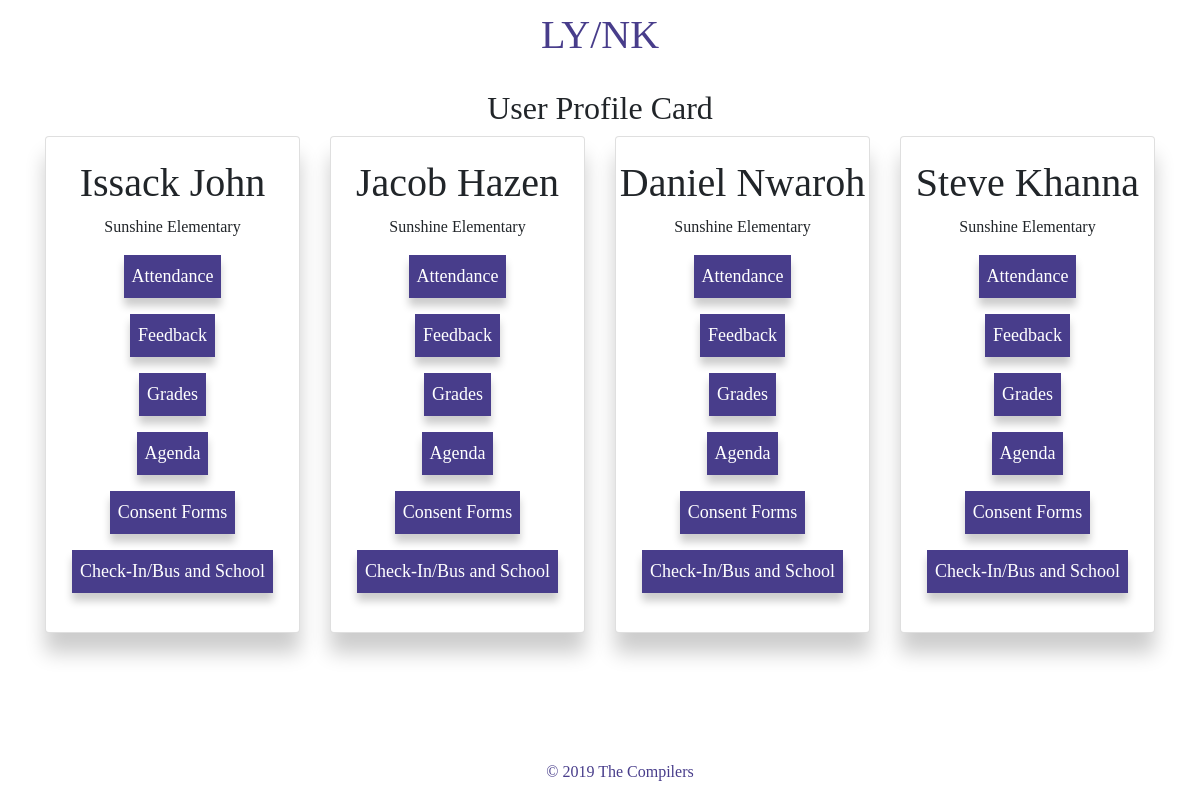
Before: /parentHome/ with the older database file.
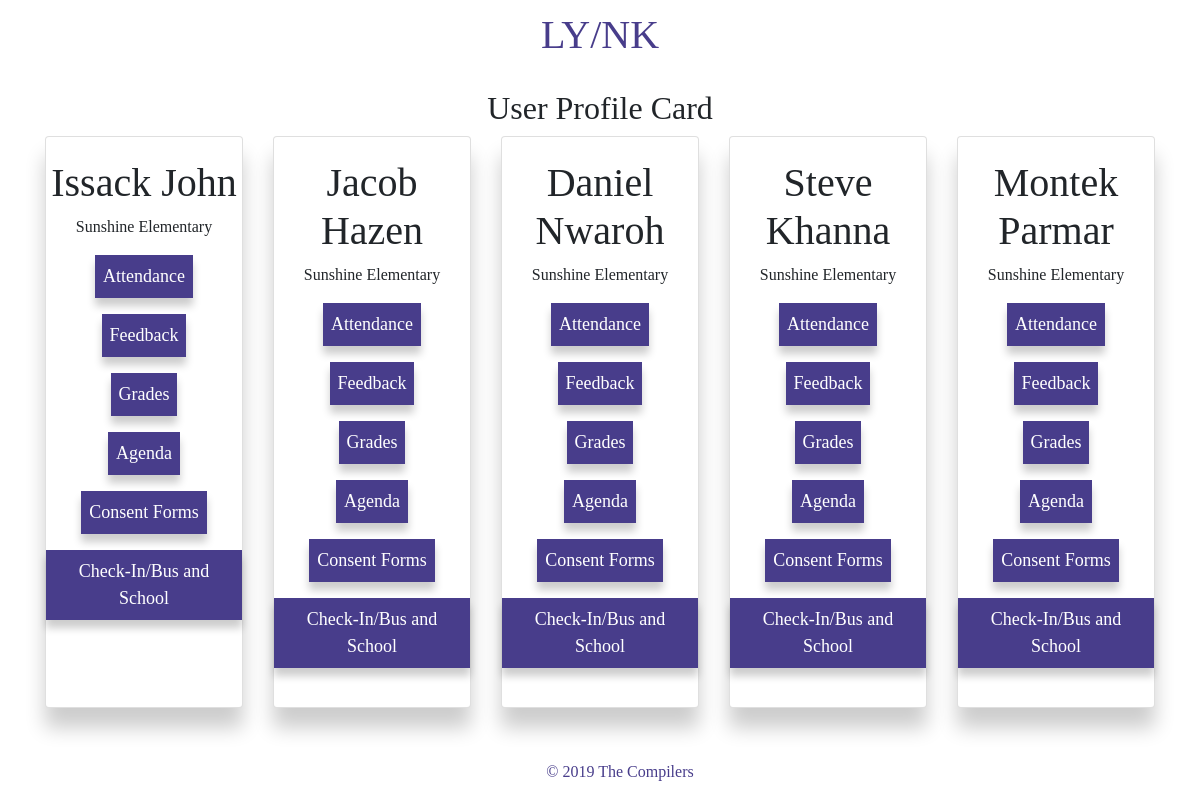
After: the same page with the newer database file.
### compillerwebsite/models.py (models this page shows, shortened)
class Student(models.Model):
    name = models.CharField(max_length=100)
    level = models.CharField(max_length=1000)
    phone = models.CharField(max_length=100, blank=True)
    address = models.CharField(max_length=1000, blank=True)
    bio = models.TextField()

### compillerwebsite/views.py (the view)
# urls.py: 2. Add a URL to urlpatterns:  path('', views.home, name='home')
def home(request):
    context = {
        'all_students': Student.objects.all()
    }
    return render(request, 'parentHome.html', context)

### templates/parentHome.html
{% extends "base.html" %}
{% block content %}
    <h2>User Profile Card</h2>
    <div class ="card-deck">
    {% for student in all_students %}
        <div class="card">
            <h1>{{ student.name }}</h1>
            <p>Sunshine Elementary</p>
            <p><a href="/parentAttendance"><button>Attendance</button></a></p>
            <p><a href="/student_feedback/{{ student.id }}"><button>Feedback</button></a></p>
            <p><a href="/student_grade/{{ student.id }}"><button>Grades</button></a></p>
            <p><a href="/parentAgenda"><button>Agenda</button></a></p>
            <p><a href="/parentConsent"><button>Consent Forms</button></a></p>
            <p><a href="/parentCheckIn"><button>Check-In/Bus and School</button></a></p>
        </div>
  {% endfor %}
    </div>
{% endblock content %}

Changed rows visible on the page:
added Student: name "Montek Parmar"
